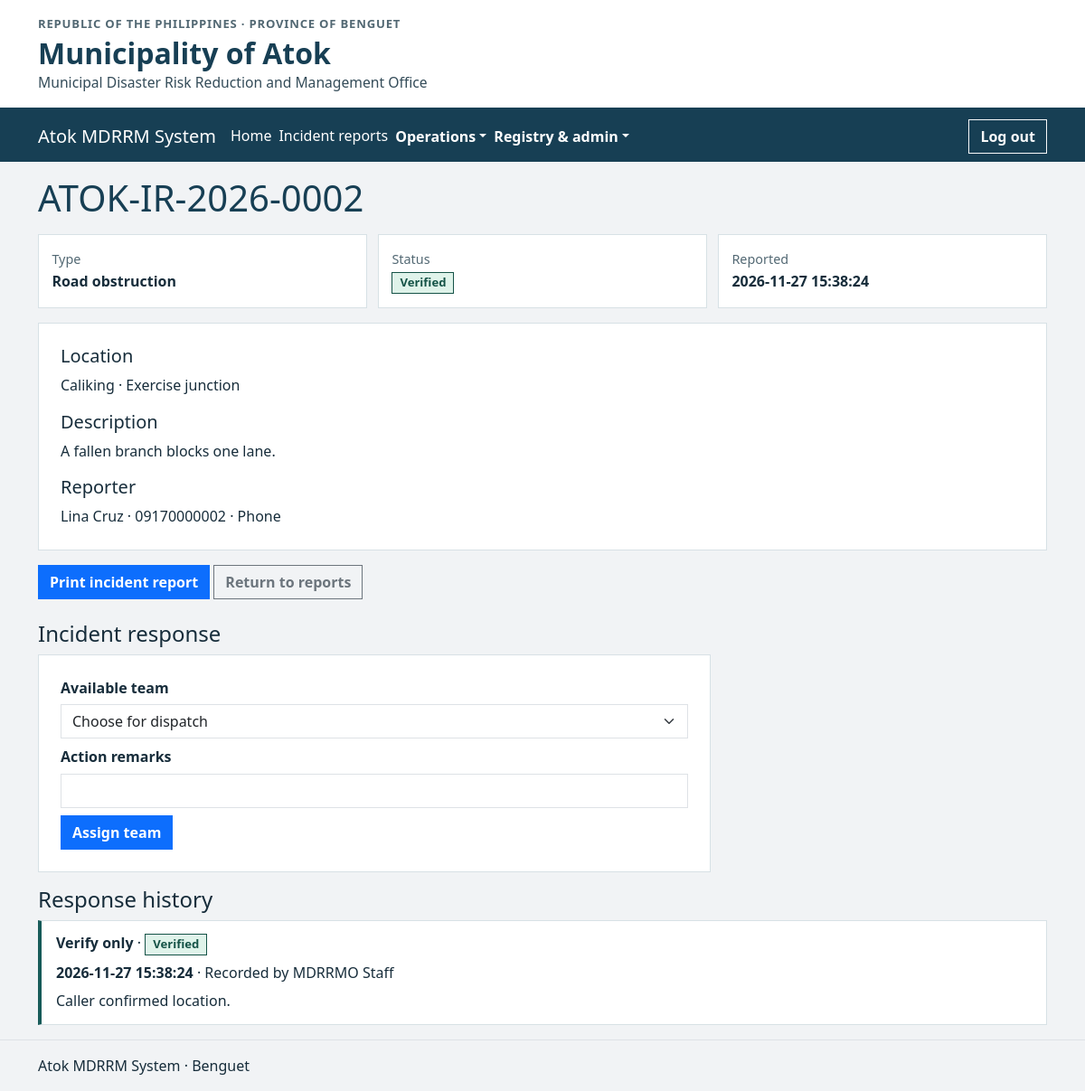
/incidents/view.php?id=2 (signed in), run on the app's committed database.
### tables this page shows
CREATE TABLE incidents (
    latitude DECIMAL(10,7),
    longitude DECIMAL(10,7),
    id INT UNSIGNED AUTO_INCREMENT PRIMARY KEY,
    submitted_by INT UNSIGNED NOT NULL,
    source ENUM('Resident','Phone','Walk-in') NOT NULL,
    contact_name VARCHAR(100) NOT NULL,
    contact_phone VARCHAR(13) NOT NULL,
    incident_type VARCHAR(30) NOT NULL,
    barangay VARCHAR(40) NULL,
    location VARCHAR(255) NOT NULL,
    description TEXT NOT NULL,
    status VARCHAR(20) NOT NULL DEFAULT 'Pending',
    reported_at TIMESTAMP NOT NULL DEFAULT CURRENT_TIMESTAMP,
    INDEX idx_incidents_reported_at (reported_at),
    FOREIGN KEY (submitted_by) REFERENCES accounts(id)
);

CREATE TABLE response_actions (
    id INT UNSIGNED AUTO_INCREMENT PRIMARY KEY,
    incident_id INT UNSIGNED NOT NULL,
    team_id INT UNSIGNED NULL,
    staff_id INT UNSIGNED NOT NULL,
    action_taken VARCHAR(60) NOT NULL,
    remarks VARCHAR(500) NOT NULL,
    incident_status VARCHAR(20) NOT NULL,
    recorded_at TIMESTAMP NOT NULL DEFAULT CURRENT_TIMESTAMP,
    FOREIGN KEY (incident_id) REFERENCES incidents(id),
    FOREIGN KEY (team_id) REFERENCES response_teams(id),
    FOREIGN KEY (staff_id) REFERENCES accounts(id)
);

CREATE TABLE accounts (
    id INT UNSIGNED AUTO_INCREMENT PRIMARY KEY,
    full_name VARCHAR(100) NOT NULL,
    email VARCHAR(254) NOT NULL UNIQUE,
    password_hash VARCHAR(255) NOT NULL,
    phone VARCHAR(13) NULL,
    role ENUM('staff','resident') NOT NULL,
    active BOOLEAN NOT NULL DEFAULT TRUE,
    must_change BOOLEAN NOT NULL DEFAULT TRUE,
    session_version INT UNSIGNED NOT NULL DEFAULT 1
);

### includes/session.php (called while the page is built, shortened)
<?php
require_once __DIR__ . '/../config.php';
function h(mixed $value, int $flags = ENT_QUOTES | ENT_SUBSTITUTE, string $encoding = 'UTF-8'): string
{
    return htmlspecialchars((string)$value, $flags, $encoding);
}
$user = null;
if (isset($_SESSION['user_id'])) {
    $query = $pdo->prepare('SELECT id, full_name, role, active, must_change, session_version FROM accounts WHERE id=?');
    $query->execute([$_SESSION['user_id']]);
    $account = $query->fetch();
    $user = $account;
}
function requireLogin(): array
{
    global $user;
    return $user;
}
function requireRole(string $role): array
{
    $user = requireLogin();
    return $user;
}

### incidents/access.php (called while the page is built, shortened)
<?php
require_once __DIR__ . '/../includes/session.php';
$user = requireLogin();
$user = requireRole($user['role']);
function readIncident(PDO $pdo, array $user, int|false|null $id): array
{
    $sql = 'SELECT i.*, EXISTS(SELECT 1 FROM incident_images p WHERE p.incident_id=i.id) AS has_image FROM incidents i WHERE i.id=?';
    $args = [$id];
    $query = $pdo->prepare($sql);
    $query->execute($args);
    $report = $query->fetch();
    return $report;
}

### incidents/view.php (the view, shortened to what this page needs)
<?php
require __DIR__ . '/access.php';
$id = filter_input(INPUT_GET, 'id', FILTER_VALIDATE_INT);
$report = readIncident($pdo, $user, $id);
$reference = 'ATOK-IR-' . substr($report['reported_at'], 0, 4) . '-' . str_pad($report['id'], 4, '0', STR_PAD_LEFT);
$staff = $user['role'] === 'staff';
require __DIR__ . '/../includes/header.php';
?>
<h1><?= $reference ?></h1>
<div class="record-summary">
    <div><span class="metric-label">Type</span><br><strong><?= h($report['incident_type']) ?></strong></div>
    <div><span class="metric-label">Status</span><br><span class="status-badge status-<?= strtolower(h($report['status'])) ?>"><?= h($report['status']) ?></span></div>
    <div><span class="metric-label">Reported</span><br><strong><?= h($report['reported_at']) ?></strong></div>
</div>
<section class="content-card p-3 p-md-4 mb-3">
    <h2 class="h5">Location</h2>
    <p><?= h($report['barangay'] ?? 'Awaiting confirmation') ?> · <?= h($report['location']) ?></p>
    <h2 class="h5">Description</h2>
    <p><?= nl2br(h($report['description'])) ?></p>
    <h2 class="h5">Reporter</h2>
    <p class="mb-0"><?= h($report['contact_name']) ?> · <?= h($report['contact_phone']) ?> · <?= h($report['source']) ?></p>
</section>
<a class="btn btn-primary" target="_blank" rel="noopener" href="?id=<?= $id ?>&amp;copy=1">Print incident report</a>
<a class="btn btn-outline-secondary" href="index.php">Return to reports</a>
<?php if ($staff): ?>
    <?php
    $query = $pdo->prepare('SELECT a.team_id,a.status,t.name FROM incident_assignments a JOIN response_teams t ON t.id=a.team_id WHERE incident_id=? ORDER BY t.name');
    $query->execute([$id]);
    $assignments = $query->fetchAll();
    $hasActiveAssignment = (bool)array_filter($assignments, static fn($assignment) => $assignment['status'] === 'Assigned');
    ?>
    <?php if (!$hasActiveAssignment && in_array($report['status'], ['Pending','Verified','Responding'], true)): ?>
        <section aria-labelledby="incident-response">
            <h2 class="h4 mt-4" id="incident-response">Incident response</h2>
            <form method="post" class="col-lg-8 mb-3 form-panel workflow-form">
                <label class="d-block mb-2">Available team
                    <select class="form-select" name="team">
                        <option value="">Choose for dispatch</option>
                    </select>
                </label>
                <label class="d-block mb-2">Action remarks<input class="form-control" name="remarks" maxlength="500" required></label>
                <?php if ($report['status'] === 'Pending'): ?>
                    <button class="btn btn-primary" name="action" value="Verify and assign">Verify and assign</button>
                    <button class="btn btn-outline-secondary" name="action" value="Verify only">Verify only</button>
                    <button class="btn btn-outline-danger" name="action" value="Reject">Reject</button>
                <?php else: ?>
                    <button class="btn btn-primary" name="action" value="Assign team">Assign team</button>
                <?php endif; ?>
            </form>
        </section>
    <?php endif; ?>
    <h2 class="h4">Response history</h2>
    <ul class="response-history">
        <?php
        $history = $pdo->prepare('SELECT a.*,t.name,s.full_name FROM response_actions a LEFT JOIN response_teams t ON t.id=a.team_id JOIN accounts s ON s.id=a.staff_id WHERE incident_id=? ORDER BY a.id DESC');
        $history->execute([$id]);
        foreach ($history as $entry): ?>
            <li>
                <strong><?= h($entry['action_taken']) ?></strong>
                · <span class="status-badge status-<?= strtolower(h($entry['incident_status'])) ?>"><?= h($entry['incident_status']) ?></span>
                <p><span class="log-time"><?= h($entry['recorded_at']) ?></span> · Recorded by <?= h($entry['full_name']) ?></p>
                <p><?= h($entry['remarks']) ?></p>
            </li>
        <?php endforeach; ?>
    </ul>
<?php endif; ?>
<?php require __DIR__ . '/../includes/footer.php'; ?>

### assets/css/site.css (style rules this page uses)
:root { --bs-border-radius: 0; --bs-border-radius-sm: 0; --bs-border-radius-lg: 0; --bs-border-radius-pill: 0; --atok-ink: #172d3b; --atok-navy: #173f54; --atok-teal: #175b59; --atok-border: #d7e1e5; --atok-page: #f1f3f5; --atok-surface: #fff; }
body { color: var(--atok-ink); background: var(--atok-page); line-height: 1.55; }
.navbar-toggler, .btn, .form-control, .form-select { border-radius: 0; }
.btn { font-weight: 600; }
main h1 { color: var(--atok-navy); margin-bottom: 1rem; }
main h2 { color: #23495b; }
.dashboard-card, .content-card, .filter-panel, .form-panel, .summary-panel { border: 1px solid var(--atok-border); border-radius: 0; background: var(--atok-surface); }
.dashboard-card h2, .content-card h2 { margin-top: 0; }
.metric-label { color: #526873; font-size: .9rem; }
.status-badge { display: inline-flex; align-items: center; border: 1px solid currentColor; padding: .15rem .5rem; font-size: .82rem; font-weight: 650; line-height: 1.35; white-space: nowrap; }
.status-verified, .status-open, .status-available { color: #155347; background: #dff3ea; }
.form-panel { padding: clamp(1rem, 3vw, 1.5rem); }
.workflow-form label { display: block; margin-bottom: 1rem; font-weight: 550; }
.workflow-form label .form-control, .workflow-form label .form-select { margin-top: .35rem; font-weight: 400; }
.record-summary { display: grid; grid-template-columns: repeat(auto-fit, minmax(13rem, 1fr)); gap: .75rem; margin: 1rem 0; }
.record-summary > div { padding: .9rem; border: 1px solid var(--atok-border); background: #fff; }
.response-history { display: grid; gap: .55rem; margin: 0; padding: 0; list-style: none; }
.response-history li { padding: .8rem 1rem; border: 1px solid var(--atok-border); border-left: 4px solid var(--atok-teal); background: #fff; }
.response-history li p { margin: .4rem 0 0; white-space: pre-wrap; overflow-wrap: anywhere; }
.log-time { white-space: nowrap; font-weight: 600; }

### data on the page
incidents: reference "ATOK-IR-2026-0002", incident_type "Road obstruction", status "Verified", reported_at "2026-11-27 15:38:24", barangay "Caliking", location "Exercise junction", description "A fallen branch blocks one lane.", contact_name "Lina Cruz", contact_phone "09170000002", source "Phone"
response_actions: action_taken "Verify only", incident_status "Verified", recorded_at "2026-11-27 15:38:24", staff.full_name "MDRRMO Staff", remarks "Caller confirmed location."
